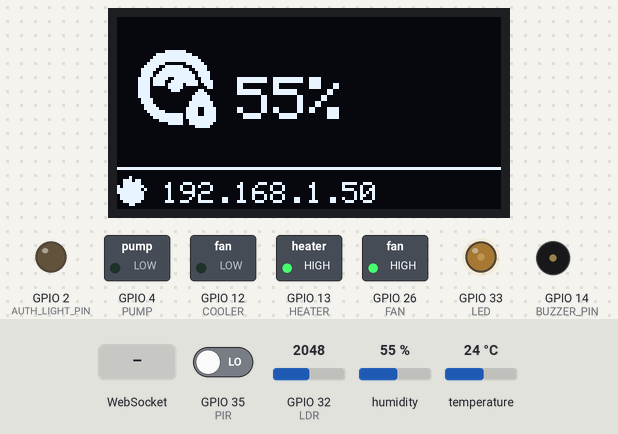
The sketch below on a simulated ESP32. On the bench: 128×64 one-colour display, switched loads named in the sketch (green lamp = pin HIGH), output pins drawn as LEDs (lit = HIGH), buzzer (waves = sounding). The test bench sets the inputs (shaded band); at power-on: GPIO 32 (LDR) = 2048, GPIO 35 (PIR) LOW, humidity 55 %, temperature 24 °C. WiFi joins after 1.5 s; servers stay silent unless stated; what the sketch prints to the serial monitor is not drawn.

Above: at 3.9 s.
4.0 s: WebSocket text "auth/approved" received
At 4.69 s:
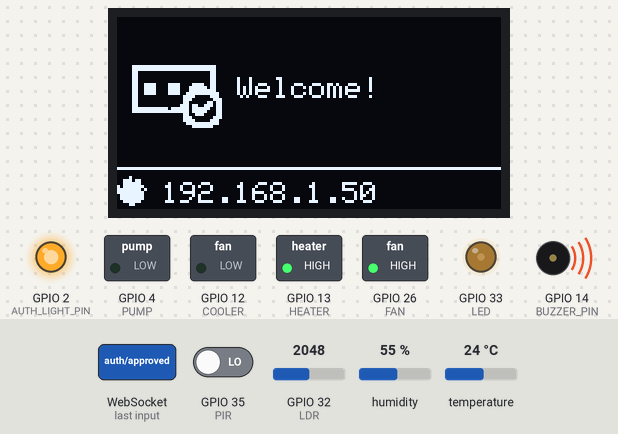
5.9 s: WebSocket text "auth/nun" received
At 6.47 s:
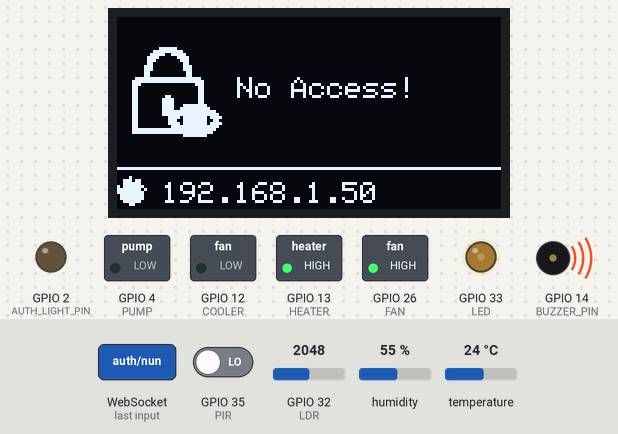
At 15.83 s:
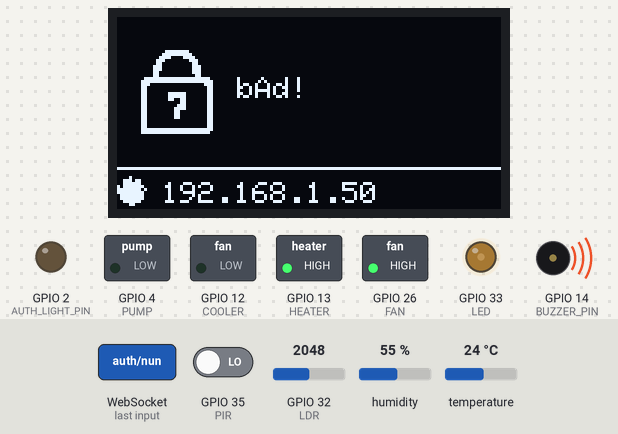
Timing chart, 0 to 16.7 s (numbered marks = the images above; inputs shaded):
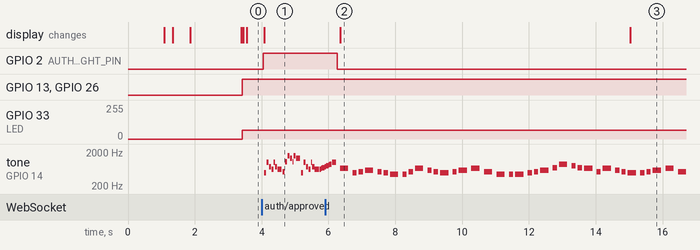

The sketch:

TheGreenHouse.ino
```cpp
#include "Atoms/globalVariables.h"
#include "Atoms/secrets.h"
#include "Atoms/definePins.h"

#include "Atoms/WIFI.h"
#include "Atoms/OLED.h"
#include "Atoms/Buzzer.h"
#include "Atoms/websocket.h"
#include "Atoms/RFID.h"
#include "Atoms/DHTsense.h"
// #include "Atoms/plant.h"
#include "Atoms/Light.h"

TaskHandle_t RFIDTaskHandle = NULL;

void setup() {
  Serial.begin(115200);
  disconnectWIFI();
  OLEDsetup();
  bootingSplash("Version 3.0");
  delay(1000);
  bootingSplash("Init I/O...");
  setupIO();
  bootingSplash("Init WiFi...");
  WIFISetup();
  bootingSplash("Init RFID...");
  RFIDsetup();
  bootingSplash("Init DHT...");
  DHTSetup();
  bootingSplash("Init WebSocket...");
  webhookSetup();
  bootingSplash("Init Buzzer...");
  BuzzerSetup();
  bootingSplash("Init Tasks...");
  xTaskCreate(
    readRFID,        // Task function
    "Read RFID",     // Task name
    2000,            // Stack size (in words)
    NULL,            // Task input parameter
    1,               // Priority of the task
    &RFIDTaskHandle  // Task handle
  );
    bootingSplash("Done!");
    delay(500);
    display.clearDisplay();
    display.display();
}

void loop() {
  struct connectionState wifiStatus = EnsureWIFIIsConnected();
  if (wifiStatus.isConnected) {
    unsigned long currentMillis = millis();
    showCurrentTempratureAndHumidity(previousTemperature, previousHumidity);
    bottomPanel(wifiStatus.ssid, wifiStatus.ip, connected);

    if (currentMillis - previousMillisDHT >= intervalDHT) {
      previousMillisDHT = currentMillis;
      lightON();
      checkAndSendDHTData();
    }

    if (currentMillis - previousMillisWebSocket >= intervalWebSocket) {
      previousMillisWebSocket = currentMillis;
      readWebSocket();
    }
  } else {
    reconnectingScreen();
  }
}
```

Buzzer.h
```cpp
/*
 *     _____ _              ___
 *    /__   \ |__   ___    / _ \_ __ ___  ___ _ __     /\  /\___  _   _ ___  ___
 *      / /\/ '_ \ / _ \  / /_\/ '__/ _ \/ _ \ '_ \   / /_/ / _ \| | | / __|/ _ \
 *     / /  | | | |  __/ / /_\\| | |  __/  __/ | | | / __  / (_) | |_| \__ \  __/
 *     \/   |_| |_|\___| \____/|_|  \___|\___|_| |_| \/ /_/ \___/ \__,_|___/\___|
 *    Arduino Part | Buzzer.h | Bhanuka Bandara
 *
 *    This entire system was developed and maintained by Bhanuka Bandara, Ruvindi Jayasooriya,
 *    Muditha Pasan, Yashara Wanigasekara, Safak Ahamed, and Sandini Imesha. This specific part
 *    was developed by Bhanuka Bandara. For more information about this section of the system, please
 *    refer to the following wiki link: [wiki link about this part of the code].
 */

#include "pitches.h"

int melodyAuth[] = {
    NOTE_B4, NOTE_B5, NOTE_FS5, NOTE_DS5,
    NOTE_B5, NOTE_FS5, NOTE_DS5, NOTE_C5,
    NOTE_C6, NOTE_G6, NOTE_E6, NOTE_C6, NOTE_G6, NOTE_E6,

    NOTE_B4, NOTE_B5, NOTE_FS5, NOTE_DS5, NOTE_B5,
    NOTE_FS5, NOTE_DS5, NOTE_DS5, NOTE_E5, NOTE_F5,
    NOTE_F5, NOTE_FS5, NOTE_G5, NOTE_G5, NOTE_GS5, NOTE_A5, NOTE_B5};

int durationsAuth[] = {
    16, 16, 16, 16,
    32, 16, 8, 16,
    16, 16, 16, 32, 16, 8,

    16, 16, 16, 16, 32,
    16, 8, 32, 32, 32,
    32, 32, 32, 32, 32, 16, 8};

int melodyNotAuth[] = {
    NOTE_E5, NOTE_B4, NOTE_C5, NOTE_D5, NOTE_C5, NOTE_B4,
    NOTE_A4, NOTE_A4, NOTE_C5, NOTE_E5, NOTE_D5, NOTE_C5,
    NOTE_B4, NOTE_C5, NOTE_D5, NOTE_E5,
    NOTE_C5, NOTE_A4, NOTE_A4, NOTE_A4, NOTE_B4, NOTE_C5,

    NOTE_D5, NOTE_F5, NOTE_A5, NOTE_G5, NOTE_F5,
    NOTE_E5, NOTE_C5, NOTE_E5, NOTE_D5, NOTE_C5,
    NOTE_B4, NOTE_B4, NOTE_C5, NOTE_D5, NOTE_E5,
    NOTE_C5, NOTE_A4, NOTE_A4, REST,
};

int durationsNotAuth[] = {
    4, 8, 8, 4, 8, 8,
    4, 8, 8, 4, 8, 8,
    4, 8, 4, 4,
    4, 4, 8, 4, 8, 8,

    4, 8, 4, 8, 8,
    4, 8, 4, 8, 8,
    4, 8, 8, 4, 4,
    4, 4, 4, 4,
    };

//? The pin definitions for the Buzzer.
#define BUZZER_PIN 14

void BuzzerSetup()
{
    pinMode(BUZZER_PIN, OUTPUT);
}

void BuzzerOn(bool isBuzzerOn)
{
    if (isBuzzerOn)
    {
        digitalWrite(BUZZER_PIN, HIGH);
    }
    else
    {
        digitalWrite(BUZZER_PIN, LOW);
    }
}
void authTone()
{
    int size = sizeof(durationsAuth) / sizeof(int);

    for (int note = 0; note < size; note++)
    {
        // to calculate the note duration, take one second divided by the note type.
        // e.g. quarter note = 1000 / 4, eighth note = 1000/8, etc.
        int duration = 1000 / durationsAuth[note];
        tone(BUZZER_PIN, melodyAuth[note], duration);

        // to distinguish the notes, set a minimum time between them.
        // the note's duration + 30% seems to work well:
        int pauseBetweenNotes = duration * 1.20;
        delay(pauseBetweenNotes);

        // stop the tone playing:
        noTone(BUZZER_PIN);
    }
}

void notAuthTone()
{
    int size = sizeof(durationsNotAuth) / sizeof(int);

    for (int note = 0; note < size; note++)
    {
        // to calculate the note duration, take one second divided by the note type.
        // e.g. quarter note = 1000 / 4, eighth note = 1000/8, etc.
        int duration = 1000 / durationsNotAuth[note];
        tone(BUZZER_PIN, melodyNotAuth[note], duration);

        // to distinguish the notes, set a minimum time between them.
        // the note's duration + 50% seems to work well:
        int pauseBetweenNotes = duration * 1.50;
        delay(pauseBetweenNotes);

        // stop the tone playing:
        noTone(BUZZER_PIN);
    }
}
```

DHTsense.h
```cpp
#include <Adafruit_Sensor.h>
#include <DHT.h>
#include <DHT_U.h>

#define DHTTYPE DHT11

DHT_Unified dht(DHTPIN, DHTTYPE);

void DHTSetup() {
  dht.begin();
  sensor_t sensor;
  dht.temperature().getSensor(&sensor);
  Serial.println(F("------------------------------------"));
  Serial.println(F("Temperature Sensor"));
  Serial.print(F("Sensor Type: "));
  Serial.println(sensor.name);
  Serial.print(F("Driver Ver:  "));
  Serial.println(sensor.version);
  Serial.print(F("Unique ID:   "));
  Serial.println(sensor.sensor_id);
  Serial.print(F("Max Value:   "));
  Serial.print(sensor.max_value);
  Serial.println(F("°C"));
  Serial.print(F("Min Value:   "));
  Serial.print(sensor.min_value);
  Serial.println(F("°C"));
  Serial.print(F("Resolution:  "));
  Serial.print(sensor.resolution);
  Serial.println(F("°C"));
  Serial.println(F("------------------------------------"));
  dht.humidity().getSensor(&sensor);
  Serial.println(F("Humidity Sensor"));
  Serial.print(F("Sensor Type: "));
  Serial.println(sensor.name);
  Serial.print(F("Driver Ver:  "));
  Serial.println(sensor.version);
  Serial.print(F("Unique ID:   "));
  Serial.println(sensor.sensor_id);
  Serial.print(F("Max Value:   "));
  Serial.print(sensor.max_value);
  Serial.println(F("%"));
  Serial.print(F("Min Value:   "));
  Serial.print(sensor.min_value);
  Serial.println(F("%"));
  Serial.print(F("Resolution:  "));
  Serial.print(sensor.resolution);
  Serial.println(F("%"));
  Serial.println(F("------------------------------------"));
}

struct environmentData {
  int humidity;
  int temperature;
};

environmentData readDHT() {
  environmentData current;
  sensors_event_t event;
  dht.temperature().getEvent(&event);

  if (isnan(event.temperature)) {
    Serial.println(F("Error reading temperature!"));
  } else {
    current.temperature = static_cast<int>(event.temperature);
//     Serial.print(current.temperature);
//     Serial.println(F("°C"));
  }

  dht.humidity().getEvent(&event);
  if (isnan(event.relative_humidity)) {
    Serial.println(F("Error reading humidity!"));
  } else {
    current.humidity = static_cast<int>(event.relative_humidity);
//     Serial.print(current.humidity);
//     Serial.println(F("%"));
  }

  return current;
}

void checkAndSendDHTData() {
  environmentData currentData = readDHT();

  // Check if the temperature or humidity has changed
  if (currentData.temperature != previousTemperature || currentData.humidity != previousHumidity) {
    String message = "env/currentTemperature=" + String(currentData.temperature) + ";currentHumidity=" + String(currentData.humidity);
    sendWebSocketMessage(message);

    // Update the stored values
previousTemperature = static_cast<int>(currentData.temperature);
previousHumidity = static_cast<int>(currentData.humidity);
  }

   if (previousTemperature > temperatureLimit) {
   digitalWrite(HEATER, HIGH);
    digitalWrite(COOLER, LOW);
    } else if (previousTemperature < temperatureLimit) {
    digitalWrite(HEATER, LOW);
    digitalWrite(COOLER, HIGH);
    } else {
    digitalWrite(HEATER, LOW);
    digitalWrite(COOLER, LOW);
    }

    if (previousHumidity != humidityLimit) {
    digitalWrite(FAN, HIGH);
    } else {
    digitalWrite(FAN, LOW);
    }
}
```

Light.h
```cpp
int threshold = 1000;     // Brightness threshold

void lightON(){
    if(forcedLight) ledcWrite(LED, 8191);
    else {
        int brightness = analogRead(LDR);
        if(brightness > threshold){
             byte motionState = digitalRead(PIR);
              if (motionState == HIGH) ledcWrite(LED, 8191);
              else ledcWrite(LED, 2047);
        }
        else ledcWrite(LED, 0);
     }
}
```

RFID.h
```cpp
#include <MFRC522v2.h>
#include <MFRC522DriverSPI.h>
#include <MFRC522DriverPinSimple.h>
#include <MFRC522Debug.h>

// Setup for RFID reader pins
MFRC522DriverPinSimple ss_pin(5);  // Pin for SS (slave select)
MFRC522DriverSPI driver(ss_pin);   // SPI driver for MFRC522
MFRC522 reader(driver);            // RFID reader object

// Global variables for authentication response handling
extern bool waitingForAuthResponse;
unsigned long authResponseStartTime = 0;
const unsigned long authResponseTimeout = 15000;  // 12 seconds

// Function to initialize the RFID reader
void RFIDsetup() {
  Serial.println("Initializing RFID reader...");
  reader.PCD_Init();
  Serial.println("Initialized RFID reader...");
}

// Function to check for RFID UID asynchronously (non-blocking)
void readRFID(void *pvParameters) {
  while (true) {
    if (!waitingForAuthResponse && reader.PICC_IsNewCardPresent() && reader.PICC_ReadCardSerial()) {
      validating = true;
      validatingUserScreen();
      String uidString = "";
      for (byte i = 0; i < reader.uid.size; i++) {
        uidString += String(reader.uid.uidByte[i], HEX);
        if (i < reader.uid.size - 1) {
          uidString += ":";
        }
      }

      // Halt and stop encryption after reading the card
      reader.PICC_HaltA();
      reader.PCD_StopCrypto1();
      Serial.println(uidString);

      // Send the UID to the WebSocket server
      String message = "auth/" + uidString;
      sendWebSocketMessage(message);

      // Set the flag and start the timeout
      waitingForAuthResponse = true;
      authResponseStartTime = millis();
    }

    // Check for timeout
    if (waitingForAuthResponse && millis() - authResponseStartTime >= authResponseTimeout) {
      Serial.println("failed");
      validStatusUserScreen(5);
      waitingForAuthResponse = false;
      validating = false;
    }

    // Add a delay to allow other tasks to run
    vTaskDelay(10 / portTICK_PERIOD_MS);
  }
}

// Function to handle authentication response
void handleAuthResponse(String payload) {
  waitingForAuthResponse = true;
  if (waitingForAuthResponse) {
    if (payload == "auth/nun") {
      validStatusUserScreen(3);
      notAuthTone();
      validating = false;
    } else if (payload == "auth/approved") {
      digitalWrite(AUTH_LIGHT_PIN, HIGH);
      validStatusUserScreen(1);
      authTone();
      digitalWrite(AUTH_LIGHT_PIN, LOW);

      validating = false;
    }
    waitingForAuthResponse = false;
  }
}

// Declare the sendWebSocketMessage function so it can be used in this file
void sendWebSocketMessage(String &message);
```

WIFI.h
```cpp
#include <WiFi.h>
#include <WiFiMulti.h>

WiFiMulti wifiMulti;

const uint32_t connectTimeoutMs = 30000;
struct connectionState{
    bool isConnected;
    const char *ssid;
    char ip[16];
};

void WIFISetup(){
   WiFi.mode(WIFI_STA);
   for (int i = 0; i < NUM_NETWORKS; i++) wifiMulti.addAP(wifiNetworks[i].ssid, wifiNetworks[i].password);
}

void disconnectWIFI(){ WiFi.disconnect(); }

struct connectionState EnsureWIFIIsConnected()
{
    static char ssidBuffer[33];
    struct connectionState current;

    if (wifiMulti.run(connectTimeoutMs) == WL_CONNECTED)
    {
        current.isConnected = true;
        strncpy(ssidBuffer, WiFi.SSID().c_str(), sizeof(ssidBuffer) - 1);
        ssidBuffer[sizeof(ssidBuffer) - 1] = '\0'; // Ensure null termination
        current.ssid = ssidBuffer;
        strncpy(current.ip, WiFi.localIP().toString().c_str(), sizeof(current.ip) - 1);
        current.ip[sizeof(current.ip) - 1] = '\0'; // Ensure null termination
    }
    else
    {
        current.isConnected = false;
        current.ssid = "Not Connected";
        strncpy(current.ip, "null", sizeof(current.ip) - 1);
        current.ip[sizeof(current.ip) - 1] = '\0'; // Ensure null termination
    }

    return current;
}
```

globalVariables.h
```cpp
bool connected = false;
int humidityLimit=0;
int temperatureLimit=0;
int previousTemperature = 0;
int previousHumidity = 0;
bool forcedLight = false;
bool forcedWater = false;

unsigned long previousMillisDHT = 0;
unsigned long previousMillisWebSocket = 0;
const long intervalDHT = 1000;      // 1 second
const long intervalWebSocket = 10;  // 10 milliseconds
```

secrets.h
```cpp
//! WiFi Network Credentials
#define NUM_NETWORKS 1

struct WiFiCredentials
{
    const char *ssid;
    const char *password;
};

WiFiCredentials wifiNetworks[NUM_NETWORKS] = {
    {"mrbhanuka.hotspot", "hotspot@0987654321"},
};
```

websocket.h
```cpp
#include <WebSocketsClient.h>

WebSocketsClient webSocket;

// Global variable for authentication response handling
bool waitingForAuthResponse = false;

// Function prototype for handling authentication response in RFID.h
void handleAuthResponse(String payload);

void readWebSocket() {
  webSocket.loop();
}

bool isWebSocketConnected() {
  return webSocket.isConnected();
}

void sendWebSocketMessage(String &message) {
  if (isWebSocketConnected()) {
    webSocket.sendTXT(message);
  }
}

void hexdump(const void *mem, uint32_t len, uint8_t cols = 16) {
  const uint8_t *src = (const uint8_t *)mem;
  Serial.printf("\n[HEXDUMP] Address: 0x%08X len: 0x%X (%d)", (ptrdiff_t)src, len, len);
  for (uint32_t i = 0; i < len; i++) {
    if (i % cols == 0) {
      Serial.printf("\n[0x%08X] 0x%08X: ", (ptrdiff_t)src, i);
    }
    Serial.printf("%02X ", *src);
    src++;
  }
  Serial.printf("\n");
}

void webSocketEvent(WStype_t type, uint8_t *payload, size_t length) {
  String message;  // Declare message outside the switch statement
  switch (type) {
    case WStype_DISCONNECTED:
      connected = false;
      Serial.printf("[WSc] Disconnected!\n");
      break;
    case WStype_CONNECTED:
      connected = true;
      Serial.printf("[WSc] Connected to url: %s\n", payload);
      webSocket.sendTXT("company=blackHoleCorp;greenHouse=GH-MA-01");
      break;
    case WStype_TEXT:
      Serial.printf("[WSc] get text: %s\n", payload);
      message = String((char *)payload);
      Serial.println(message);
      if (message.startsWith("auth/")) {
        handleAuthResponse(message);
      }
      else if (message.startsWith("plant/false")) {
        forcedWater = false;
      }
            else if (message.startsWith("plant/true")) {
              forcedWater = true;
            }
      else if (message.startsWith("env/")) {
        int tempIndex = message.indexOf("temperatureLimit=");
        int humIndex = message.indexOf("humidityLimit=");
        int lightIndex = message.indexOf("forcedLight=");
        if (tempIndex != -1) {
          int endIndex = message.indexOf(';', tempIndex);
          if (endIndex == -1) endIndex = message.length();
          temperatureLimit = message.substring(tempIndex + 17, endIndex).toInt();
        }
        if (humIndex != -1) {
          int endIndex = message.indexOf(';', humIndex);
          if (endIndex == -1) endIndex = message.length();
          humidityLimit = message.substring(humIndex + 14, endIndex).toInt();
        }
        if (lightIndex != -1) {
          int endIndex = message.indexOf(';', lightIndex);
          if (endIndex == -1) endIndex = message.length();
          String lightValue = message.substring(lightIndex + 12, endIndex);
          forcedLight = (lightValue == "true" ? true : false);
        }
        Serial.printf("Updated limits: temperatureLimit=%d, humidityLimit=%d\n", temperatureLimit, humidityLimit);
      }
      break;
    case WStype_BIN:
      Serial.printf("[WSc] get binary length: %u\n", length);
      hexdump(payload, length);
      break;
    case WStype_ERROR:
    case WStype_FRAGMENT_TEXT_START:
    case WStype_FRAGMENT_BIN_START:
    case WStype_FRAGMENT:
    case WStype_FRAGMENT_FIN:
      break;
  }
}

void webhookSetup() {
  webSocket.begin("192.168.43.238", 3005, "/");
  webSocket.onEvent(webSocketEvent);
  webSocket.setReconnectInterval(5000);
}
```

definePins.h
```cpp
#define BUZZER_PIN 14
#define DHTPIN 25
#define SOIL_MOISTURE_PIN 15
#define AUTH_LIGHT_PIN 2
#define LED 33
#define PIR 35
#define LDR 32
#define HEATER 13
#define COOLER 12
#define FAN 26
#define PUMP 4

void setupIO(){
  pinMode(BUZZER_PIN, OUTPUT);
  pinMode(SOIL_MOISTURE_PIN, INPUT);
  pinMode(AUTH_LIGHT_PIN, OUTPUT);
  pinMode(PIR, INPUT);
  pinMode(LDR, INPUT);
  pinMode(HEATER, OUTPUT);
  pinMode(COOLER, OUTPUT);
  pinMode(FAN, OUTPUT);
  pinMode(PUMP, OUTPUT);
  ledcAttach(LED, 500, 13);
}
```

Source omitted: OLED.h (12219 bytes)

Measured:
- after the input at 4.0 s, GPIO 2 (AUTH_LIGHT_PIN): LOW → HIGH after 0.05 s; tone on GPIO 14 (BUZZER_PIN): plays 494 Hz for 0.06 s, 988 Hz for 0.06 s, 740 Hz for 0.06 s, 622 Hz for 0.06 s, 988 Hz for 0.04 s, 740 Hz for 0.06 s … (25 notes in this stretch), starting after 0.07 s
- after the input at 5.9 s, the display: changes after 0.45 s (image 2)
